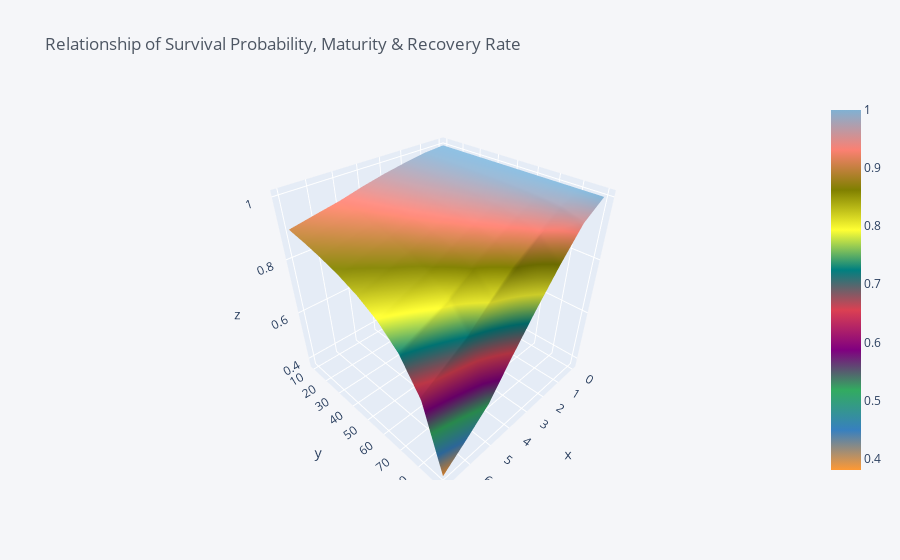

The notebook cell this image was saved under:
### Code cell
# surface plot 
sp.iplot(kind='surface', title='Relationship of Survival Probability, Maturity & Recovery Rate')

### Figure 1 — Plotly figure (JSON) as saved in the notebook; plotly's stock layout.template omitted (floating-point values rounded to 4 significant figures)
{"data": [{"colorscale": [[0, "rgb(255, 153, 51)"], [0.1111, "rgb(55, 128, 191)"], [0.2222, "rgb(50, 171, 96)"], [0.3333, "rgb(128, 0, 128)"], [0.4444, "rgb(219, 64, 82)"], [0.5556, "rgb(0, 128, 128)"], [0.6667, "rgb(255, 255, 51)"], [0.7778, "rgb(128, 128, 0)"], [0.8889, "rgb(251, 128, 114)"], [1, "rgb(128, 177, 211)"]], "type": "surface", "x": [0, 1, 2, 3, 4, 5, 6, 7], "y": [10, 20, 30, 40, 50, 60, 70, 80, 90], "z": [[1, 0.9945, 0.983, 0.969, 0.952, 0.9318, 0.9163, 0.9002], [1, 0.9938, 0.9809, 0.9652, 0.9462, 0.9236, 0.9064, 0.8884], [1, 0.9929, 0.9782, 0.9603, 0.9388, 0.9132, 0.8937, 0.8735], [1, 0.9917, 0.9746, 0.9539, 0.9289, 0.8994, 0.8771, 0.854], [1, 0.9901, 0.9696, 0.945, 0.9154, 0.8805, 0.8544, 0.8274], [1, 0.9877, 0.9623, 0.9318, 0.8954, 0.8529, 0.8213, 0.789], [1, 0.9836, 0.9501, 0.9102, 0.8631, 0.8087, 0.769, 0.7288], [1, 0.9756, 0.9264, 0.8687, 0.802, 0.7266, 0.6737, 0.6212], [1, 0.9524, 0.8597, 0.7565, 0.6437, 0.5241, 0.4496, 0.3801]]}], "layout": {"legend": {"bgcolor": "#F5F6F9", "font": {"color": "#4D5663"}}, "paper_bgcolor": "#F5F6F9", "plot_bgcolor": "#F5F6F9", "title": {"font": {"color": "#4D5663"}, "text": "Relationship of Survival Probability, Maturity & Recovery Rate"}, "xaxis": {"gridcolor": "#E1E5ED", "showgrid": true, "tickfont": {"color": "#4D5663"}, "title": {"font": {"color": "#4D5663"}, "text": ""}, "zerolinecolor": "#E1E5ED"}, "yaxis": {"gridcolor": "#E1E5ED", "showgrid": true, "tickfont": {"color": "#4D5663"}, "title": {"font": {"color": "#4D5663"}, "text": ""}, "zerolinecolor": "#E1E5ED"}}}
